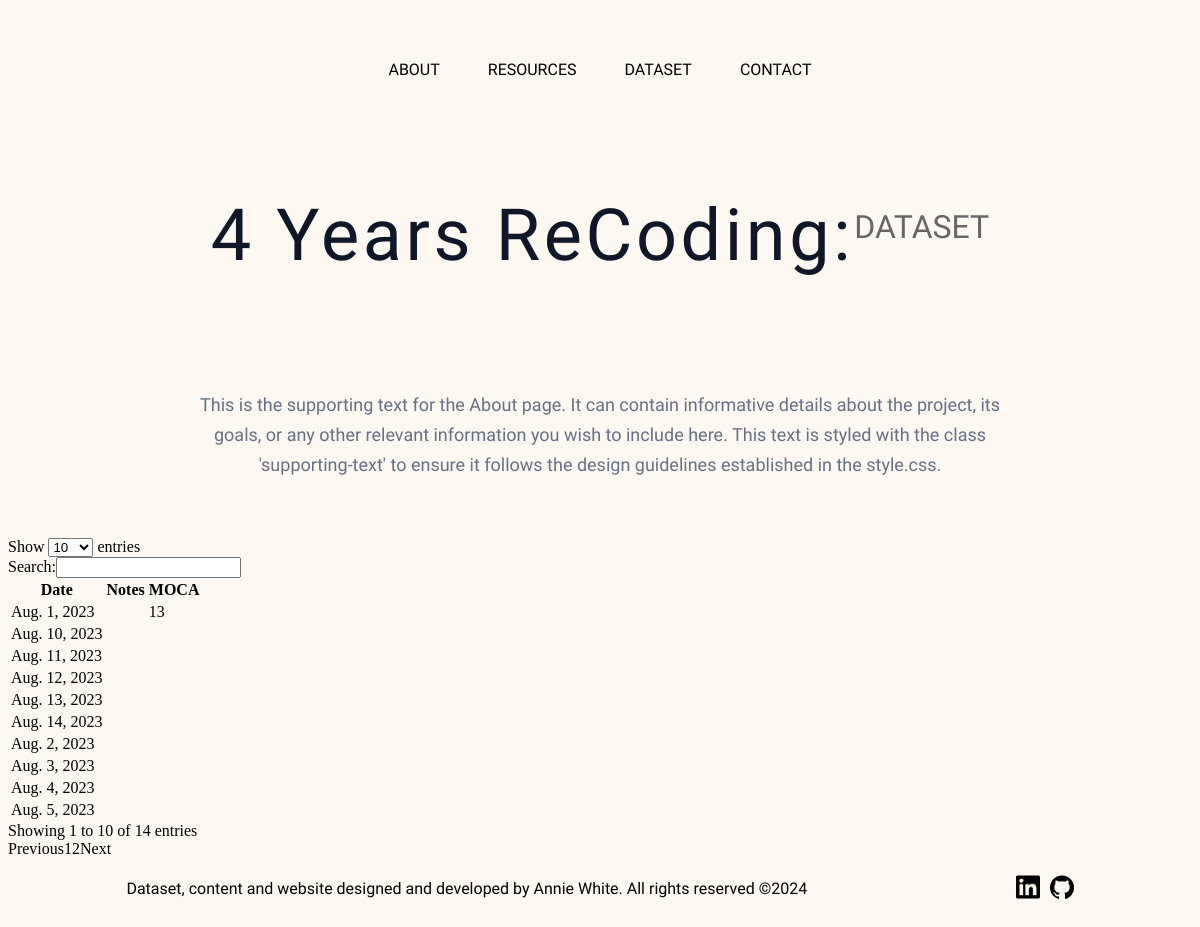
/dataset/, run on the app's committed database.
### dataset/models.py (models this page shows, shortened)
class DatasetEntry(models.Model):
    date = models.DateField()
    notes = models.TextField(blank=True)
    moca = models.CharField(max_length=100, blank=True)
    exercise = models.TextField(max_length=100, blank=True)
    b = models.CharField(max_length=100, blank=True)
    biosense = models.CharField(max_length=100, blank=True)
    breakfast_ace = models.CharField(max_length=100, blank=True, null=True)
    lunch_ace = models.CharField(max_length=100, blank=True, null=True)
    dinner_ace = models.CharField(max_length=100, blank=True, null=True)
    meals = models.CharField(max_length=100, blank=True)
    breakfast = models.CharField(max_length=100, blank=True)
    lunch = models.CharField(max_length=100, blank=True)
    dinner = models.CharField(max_length=100, blank=True)
    supplements = models.CharField(max_length=100, blank=True)
    omega_3 = models.CharField(max_length=100, blank=True)
    iron = models.CharField(max_length=100, blank=True)
    b1 = models.CharField(max_length=100, blank=True)
    d = models.CharField(max_length=100, blank=True)
    synapsin = models.CharField(max_length=100, blank=True)
    hormones = models.CharField(max_length=100, blank=True)
    thyroid = models.CharField(max_length=100, blank=True)
    estradiol = models.CharField(max_length=100, blank=True)
    progesterone = models.CharField(max_length=100, blank=True)
    mycotoxin_binders = models.CharField(max_length=100, blank=True)
    sac_b = models.CharField(max_length=100, blank=True)
    nac = models.CharField(max_length=100, blank=True)
    charcoal = models.CharField(max_length=100, blank=True)
    bentonite_clay = models.CharField(max_length=100, blank=True)
    optifibre = models.CharField(max_length=100, blank=True)
    interfase_plus = models.CharField(max_length=100, blank=True)
    welchol = models.CharField(max_length=100, blank=True)
    itraconazole = models.CharField(max_length=100, blank=True)
    nystain_oral = models.CharField(max_length=100, blank=True)
    nystatin_nasal = models.CharField(max_length=100, blank=True)
    medication = models.CharField(max_length=100, blank=True)
    code_gg = models.CharField(max_length=100, blank=True)
    code_mm = models.CharField(max_length=100, blank=True)
    code_zz = models.CharField(max_length=100, blank=True)
    code_ss = models.CharField(max_length=100, blank=True)
    fsm_protocol = models.CharField(max_length=100, blank=True)

### pages/views.py (the view)
# urls.py: path('dataset/', dataset_view, name='dataset'),
def dataset_view(request):
    entries = DatasetEntry.objects.all()
    context = {'entries': entries}
    return render(request, 'dataset.html', context)

### pages/templates/dataset.html (shortened to what this page needs)
{% extends 'landing_page.html' %}
{% load static %}
{% block heading %}
    <h1 class="dataset-title">4 Years ReCoding: </h1>
    <h2 class="subtitle">DATASET</h2>
{% endblock %}
{% block content %}
<head>
  <link rel="stylesheet" type="text/css" href="{% static 'css/dataset.css' %}">
</head>
<div class="supporting-text">
    <p>This is the supporting text for the About page. It can contain informative details about the project, its goals, or any other relevant information you wish to include here. This text is styled with the class 'supporting-text' to ensure it follows the design guidelines established in the style.css.</p>
</div>
<table id="dataset-table">
    <thead>
        <tr>
            <th>Date</th>
            <th>Notes</th>
            <th>MOCA</th>
        </tr>
    </thead>
    <tbody>
        {% for entry in entries %}
        <tr>
            <td>{{ entry.date }}</td>
            <td>{{ entry.notes }}</td>
            <td>{{ entry.moca }}</td>
        </tr>
        {% endfor %}
    </tbody>
</table>
{% endblock %}

### pages/templates/landing_page.html (shortened to what this page needs)
{% load static %}
<!DOCTYPE html>
<html lang="en">
    <head>
        <link rel="stylesheet" type="text/css" href="{% static 'css/styles.css' %}">
    </head>
    <body>
        <div class="element-years-of-recode">
            <header class="header">
                <div class="frame">
                    <a href="{% url 'about' %}" class="button"><div class="text">ABOUT</div></a>
                    <a href="{% url 'resources' %}" class="button"><div class="text">RESOURCES</div></a>
                    <a href="{% url 'dataset' %}" class="button"><div class="text">DATASET</div></a>
                    <a href="mailto:anniewhite@gmail.com" class="button"><div class="text">CONTACT</div></a>
                </div>
            </header>
            <div class="label">
                {% block heading %}{% endblock %}
            </div>
        </div>
        <main>
            {% block content %}{% endblock %}
        </main>
        <footer class="site-footer">
            <div class="footer-content">
                <p>Dataset, content and website designed and developed by Annie White. All rights reserved ©2024 </p>
            </div>
            <div class="social-icons">
                <a href="https://www.linkedin.com/in/whiteannie/" class="social-icon">
                    <img src="{%static 'images/linkedIn.png' %}" alt="LinkedIn">
                </a>
                <a href="https://github.com/afw13/4yearsrecoding" class="social-icon">
                    <img src="{%static 'images/github.png' %}" alt="Github">
                </a>
            </div>
        </footer>
    </body>

### static/css/styles.css (style rules this page uses)
body { background-color: #fdf8f2; }
.frame { display: flex; justify-content: center; align-items: center; gap: 8px; padding-top: 42px; padding-bottom: 50px; }
.button { padding: 10px 15px; background-color: #fdf8f2; color: black; border: none; cursor: pointer; border-radius: 5px; text-decoration: none; }
.frame a.button { padding: 10px 20px; background-color: #fdf8f2; color: black; border: none; cursor: pointer; border-radius: 5px; text-decoration: none; display: inline-block; font-family: "Abel"; font-size: 16px; text-align: center; }
.label { display: flex; justify-content: center; align-items: center; height: 153px; margin-top: 150px; }
.label { width: 100%; max-width: 804px; margin: 0 auto; text-align: center; padding: 20px; }
.supporting-text { max-width: 804px; margin: 20px auto; font-family: "Abel", sans-serif; color: #667084; font-size: 18px; line-height: 30px; text-align: center; padding: 20px; }
.site-footer { background-color: #fdf8f2; padding: 5px 0; display: flex; justify-content: space-between; align-items: center; max-width: 80%; margin-left: auto; margin-right: auto; }
.footer-content { font-family: 'Abel', sans-serif; text-align: left; }
.social-icons { display: flex; align-items: center; justify-content: flex-end; }
.social-icon { margin-left: 10px; }
.social-icon img { width: 24px; height: 24px; }

### static/css/dataset.css (style rules this page uses)
body .dataset-title { font-family: 'Unna', serif, Helvetica, sans-serif; font-weight: 400; color: #0f1728; font-size: 72px; text-align: center; letter-spacing: 3.6px; line-height: 79px; margin: 0; }
body .subtitle { font-family: 'Abel', sans-serif; font-size: 32px; color: #666; margin-top: 10px; font-weight: normal; }

### data on the page
DatasetEntry: date "Aug. 1, 2023", moca "13"
DatasetEntry: date "Aug. 2, 2023"
DatasetEntry: date "Aug. 3, 2023"
DatasetEntry: date "Aug. 4, 2023"
DatasetEntry: date "Aug. 5, 2023"
DatasetEntry: date "Aug. 10, 2023"
DatasetEntry: date "Aug. 11, 2023"
DatasetEntry: date "Aug. 12, 2023"
DatasetEntry: date "Aug. 13, 2023"
DatasetEntry: date "Aug. 14, 2023"
